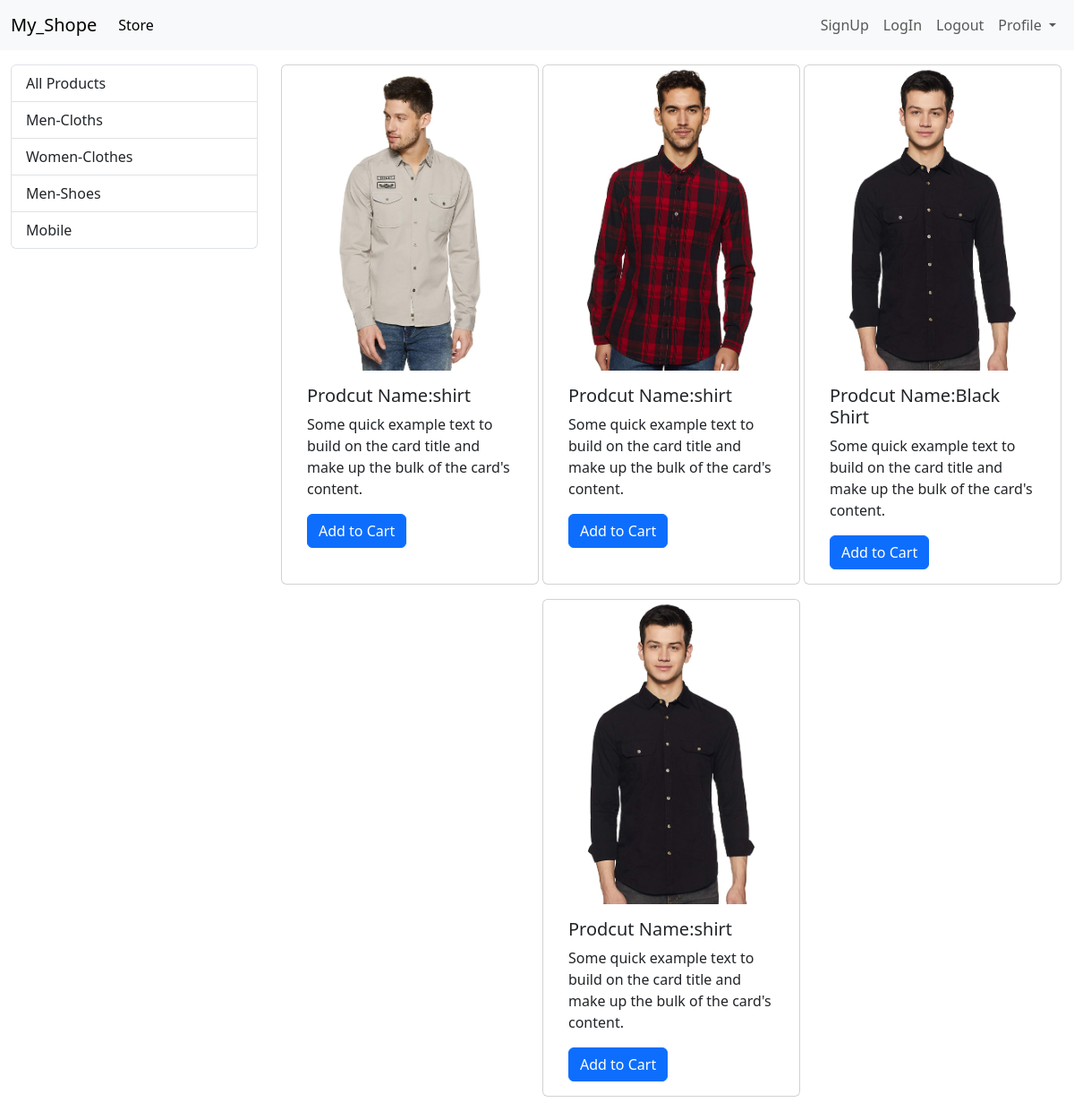
/?category=1, run on the app's committed database.
### store/models/category.py (models this page shows, shortened)
class Category(models.Model):
    name=models.CharField(max_length=50)
    @staticmethod
    def get_all_category():
        return Category.objects.all()

### store/models/products.py (models this page shows, shortened)
class Products(models.Model):
    product_name=models.CharField(max_length=50)
    pro_des=models.CharField(max_length=250 ,default="")
    pro_price=models.IntegerField(default=0)
    pro_img=models.ImageField(upload_to="uploaded/products/")
    category=models.ForeignKey(to=Category,on_delete=models.RESTRICT,)
    @staticmethod
    def get_all_produts_by_categoryid(categoryID):
        if categoryID:
            return Products.objects.filter(category=categoryID)
        else:
            return Products.objects.all()

### store/views.py (the view)
# urls.py: path('', views.index,name='index'),
def index(request):
    products=None
    categories=Category.get_all_category()
    categoryID=request.GET.get('category')
    if categoryID:
        products=Products.get_all_produts_by_categoryid(categoryID)
    else:
        products=Products.get_all_produts()
    data={'products':products,'categories':categories}
    return render(request,"index.html",data)

### templates/index.html
{% extends "base.html" %} {% block title %}My_store{% endblock title %}
{% block content %}
<div class="container-fluid mt-3">
  <div class="row">
    <div class="col-lg-3">
      <div class="list-group">
          <a href="/" class="list-group-item">All Products</a>
          {% for category in categories  %}
          <a href="?category={{category.id}}" class="list-group-item">{{category.name}}</a>
          {% endfor %}
      </div>
    </div>
    <div id="product" class="col-lg-9">
      <div class="row mx-auto">
        {% for product in products %}
        <div class="card mx-auto mb-3" style="width: 18rem">
          <img src="{{product.pro_img.url}}" class="card-img-top" alt="..." />
          <div class="card-body">
            <h5 class="card-title">Prodcut Name:{{product.product_name}}</h5>
            <p class="card-text">
              Some quick example text to build on the card title and make up the
              bulk of the card's content.
            </p>
            <a href="/#" class="btn btn-primary">Add to Cart</a>
          </div>
        </div>
        {% endfor %}
      </div>
    </div>
  </div>
</div>
{% endblock content %}

### data on the page
Category: name "Men-Cloths"
Category: name "Women-Clothes"
Category: name "Men-Shoes"
Category: name "Mobile"
Products: pro_img (picture), product_name "shirt"
Products: pro_img (picture), product_name "shirt"
Products: pro_img (picture), product_name "Black Shirt"
Products: pro_img (picture), product_name "shirt"
